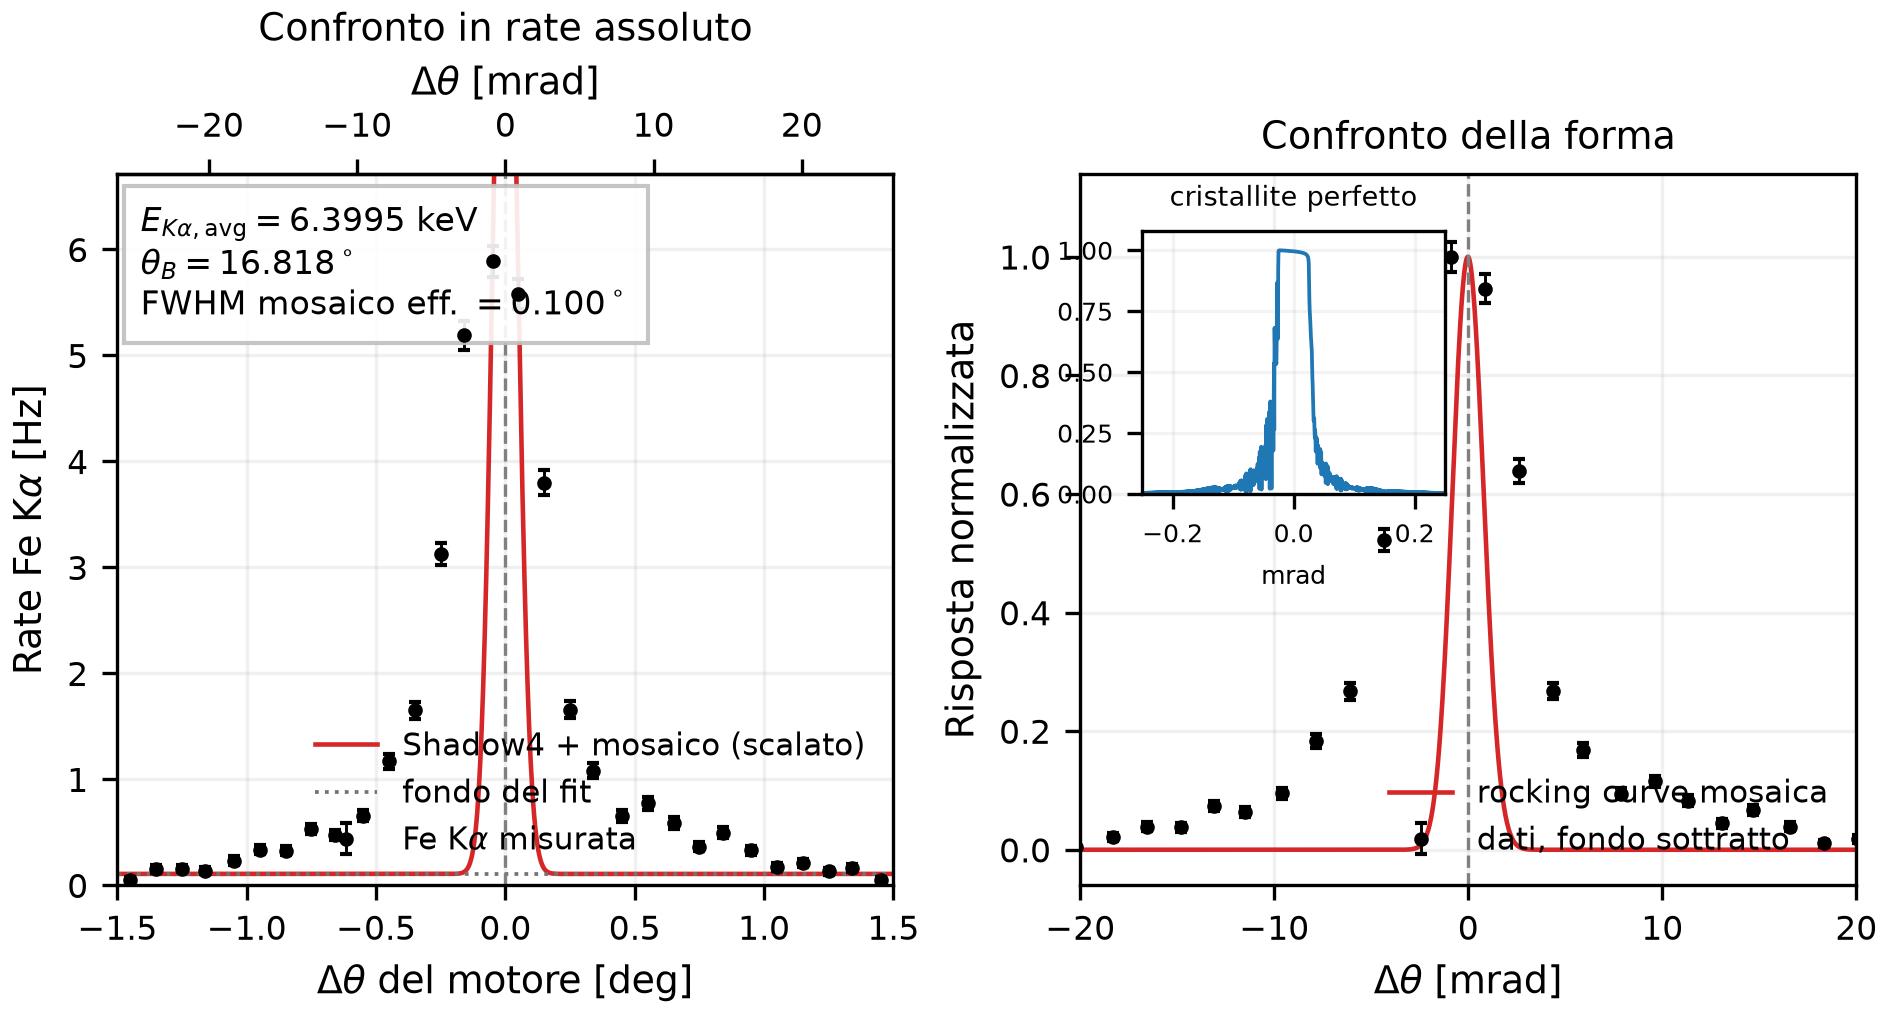

Recreate this plot in Python.
#!/usr/bin/env python3
"""Compare the measured Fe K-alpha rate with an HAPG(002) rocking curve.

Shadow4 0.1.88 calculates the dynamical diffraction of a perfect crystallite
through CrystalPy, but it does not yet implement ``S4MosaicCrystal``.  The
rocking curve used here is therefore the unpolarized Shadow4 response of a
perfect graphite (002) crystallite convolved with a Gaussian distribution of
crystallite orientations.  The Gaussian FWHM is fitted to the angular scan
unless ``--mosaic-fwhm-deg`` is specified.

Shadow4 returns reflectivity, not an absolute detector rate.  A scale and a
constant background are consequently fitted when comparing it with the data.
"""

from __future__ import annotations

import argparse
import importlib.metadata
import re
import sqlite3
from dataclasses import dataclass
from pathlib import Path

import matplotlib.pyplot as plt
import numpy as np
from scipy.optimize import curve_fit, lsq_linear


HERE = Path(__file__).resolve().parent
DATABASE = HERE / "HAPGrot_Scan.db"

# Acquisition and event-selection settings used in 01_GP_Fit_HAPGrot.ipynb.
FRAME_DURATION_S = 2.0
NOMINAL_FRAMES = 150
MAX_HITS_PER_FRAME = 40
SPECTRUM_REBIN = 2

# Fe K-alpha line energies and approximate statistical weights.  The weighted
# average is the conventional unresolved Fe K-alpha energy.
FE_KA1_EV = 6403.84
FE_KA2_EV = 6390.84
FE_KA_WEIGHTS = np.asarray((2.0 / 3.0, 1.0 / 3.0))
FE_KA_AVG_EV = float(
    np.dot(FE_KA_WEIGHTS, np.asarray((FE_KA1_EV, FE_KA2_EV)))
)

FWHM_FROM_SIGMA = 2.0 * np.sqrt(2.0 * np.log(2.0))
MM_PER_INCH = 25.4
FIGSIZE = (160.0 / MM_PER_INCH, 86.0 / MM_PER_INCH)


@dataclass(frozen=True)
class MeasuredScan:
    motor_angles_deg: np.ndarray
    rates_hz: np.ndarray
    errors_hz: np.ndarray
    line_center_channel: float
    line_sigma_channel: float


@dataclass(frozen=True)
class ShadowCurve:
    deviations_rad: np.ndarray
    doublet_reflectivity: np.ndarray
    average_energy_reflectivity: np.ndarray
    d_spacing_angstrom: float
    bragg_angle_deg: float
    corrected_bragg_angle_deg: float
    perfect_fwhm_mrad: float
    shadow4_version: str


@dataclass(frozen=True)
class ComparisonFit:
    background_hz: float
    scale_hz_per_reflectivity: float
    motor_center_deg: float
    mosaic_fwhm_deg: float
    parameter_errors: np.ndarray
    reduced_chi_squared: float
    fitted_mosaicity: bool


def angle_from_table_name(table_name: str) -> float:
    """Return the motor angle encoded in an SQLite table name."""
    match = re.search(r"HAPGrot(\d+)", table_name)
    if match is None:
        raise ValueError(f"Cannot extract HAPG angle from {table_name!r}")
    return int(match.group(1)) / 100.0


def gaussian_area_model(
    channels: np.ndarray,
    c0: float,
    c1: float,
    c2: float,
    area: float,
    center: float,
    sigma: float,
) -> np.ndarray:
    """Quadratic continuum plus a Gaussian whose parameter is its area."""
    gaussian = np.exp(-0.5 * ((channels - center) / sigma) ** 2)
    gaussian /= sigma * np.sqrt(2.0 * np.pi)
    return c0 + c1 * channels + c2 * channels**2 + area * gaussian


def load_rebinned_spectra() -> list[tuple[float, np.ndarray]]:
    """Load accepted frames and return one rebinned spectrum per motor angle."""
    if not DATABASE.is_file():
        raise FileNotFoundError(DATABASE)

    spectra: list[tuple[float, np.ndarray]] = []
    with sqlite3.connect(DATABASE) as connection:
        tables = connection.execute(
            "SELECT name FROM sqlite_master WHERE type = 'table'"
        ).fetchall()
        for (table_name,) in tables:
            if "HAPGrot" not in table_name:
                continue
            quoted_name = table_name.replace('"', '""')
            rows = connection.execute(
                f'SELECT counts FROM "{quoted_name}"'
            ).fetchall()
            frames = np.asarray(
                [np.frombuffer(row[0], dtype=np.uint8) for row in rows]
            )
            accepted = frames[frames.sum(axis=1) < MAX_HITS_PER_FRAME]
            counts = accepted.sum(axis=0, dtype=np.int64)
            if counts.size % SPECTRUM_REBIN:
                raise ValueError(
                    f"Spectrum length {counts.size} is not divisible by "
                    f"{SPECTRUM_REBIN}"
                )
            rebinned = counts.reshape(-1, SPECTRUM_REBIN).sum(axis=1)
            spectra.append((angle_from_table_name(table_name), rebinned))

    if not spectra:
        raise RuntimeError(f"No HAPG angular scan found in {DATABASE}")
    spectra.sort(key=lambda item: item[0])
    return spectra


def determine_fe_line_shape(
    channels: np.ndarray, spectra: list[tuple[float, np.ndarray]]
) -> tuple[float, float]:
    """Fit the line position and width in the spectrum with the most counts."""
    counts = max(spectra, key=lambda item: item[1].sum())[1]
    valid = counts > 0
    parameters, _ = curve_fit(
        gaussian_area_model,
        channels[valid],
        counts[valid],
        p0=(1.0, 0.0, 0.0, 4000.0, 280.0, 12.0),
        sigma=np.sqrt(counts[valid]),
        absolute_sigma=True,
        bounds=(
            (-np.inf, -np.inf, -np.inf, 0.0, 260.0, 5.0),
            (np.inf, np.inf, np.inf, np.inf, 300.0, 25.0),
        ),
        maxfev=50_000,
    )
    return float(parameters[4]), float(parameters[5])


def load_fe_ka_scan() -> MeasuredScan:
    """Extract the Fe K-alpha Gaussian area, in Hz, from every spectrum."""
    spectra = load_rebinned_spectra()
    channels = np.arange(
        SPECTRUM_REBIN / 2.0,
        spectra[0][1].size * SPECTRUM_REBIN,
        SPECTRUM_REBIN,
    )
    center, sigma = determine_fe_line_shape(channels, spectra)

    # Fixing the line shape makes low-signal fits stable.  Scaling the channel
    # coordinate also keeps the normal matrix well conditioned.
    reduced_channel = (channels - center) / 100.0
    line_shape = (
        SPECTRUM_REBIN
        * np.exp(-0.5 * ((channels - center) / sigma) ** 2)
        / (sigma * np.sqrt(2.0 * np.pi))
    )
    acquisition_time = FRAME_DURATION_S * NOMINAL_FRAMES

    results = []
    for angle, counts in spectra:
        valid = counts > 0
        weights = 1.0 / np.sqrt(counts[valid])
        design = np.column_stack(
            (
                np.ones(valid.sum()),
                reduced_channel[valid],
                reduced_channel[valid] ** 2,
                line_shape[valid],
            )
        )
        weighted_design = design * weights[:, np.newaxis]
        weighted_counts = counts[valid] * weights

        fit = lsq_linear(
            weighted_design,
            weighted_counts,
            bounds=(
                (-np.inf, -np.inf, -np.inf, 0.0),
                (np.inf, np.inf, np.inf, np.inf),
            ),
        )
        covariance = np.linalg.inv(weighted_design.T @ weighted_design)
        area_counts = fit.x[3]
        area_error = np.sqrt(covariance[3, 3])
        results.append(
            (angle, area_counts / acquisition_time, area_error / acquisition_time)
        )

    angles, rates, errors = (
        np.asarray(values, dtype=float) for values in zip(*results)
    )
    return MeasuredScan(angles, rates, errors, center, sigma)


def contiguous_fwhm(x: np.ndarray, y: np.ndarray) -> float:
    """Calculate the FWHM of the connected peak containing the maximum."""
    peak_index = int(np.nanargmax(y))
    half_maximum = 0.5 * y[peak_index]

    left_below = np.flatnonzero(y[:peak_index] < half_maximum)
    right_below = np.flatnonzero(y[peak_index + 1 :] < half_maximum)
    if not left_below.size or not right_below.size:
        raise ValueError("Curve does not contain both half-maximum crossings")

    left_low = int(left_below[-1])
    left = np.interp(
        half_maximum,
        y[left_low : left_low + 2],
        x[left_low : left_low + 2],
    )

    right_high = peak_index + 1 + int(right_below[0])
    right_pair_y = y[right_high - 1 : right_high + 1][::-1]
    right_pair_x = x[right_high - 1 : right_high + 1][::-1]
    right = np.interp(half_maximum, right_pair_y, right_pair_x)
    return float(right - left)


def calculate_shadow4_curve(thickness_um: float) -> ShadowCurve:
    """Calculate perfect HAPG(002) responses using the Shadow4 crystal class."""
    try:
        from crystalpy.diffraction.Diffraction import Diffraction
        from crystalpy.util.Photon import Photon
        from shadow4.beamline.optical_elements.crystals.s4_plane_crystal import (
            S4PlaneCrystal,
            S4PlaneCrystalElement,
        )
    except ImportError as error:
        raise RuntimeError(
            "Shadow4 is required. Run: conda activate shadow4"
        ) from error

    optical_element = S4PlaneCrystal(
        name="HAPG (002) crystallite",
        material="Graphite",
        miller_index_h=0,
        miller_index_k=0,
        miller_index_l=2,
        thickness=thickness_um * 1e-6,
        is_thick=0,
        f_central=True,
        f_phot_cent=0,
        phot_cent=FE_KA_AVG_EV,
        material_constants_library_flag=0,
    )
    beamline_element = S4PlaneCrystalElement(optical_element=optical_element)
    beamline_element.set_crystalpy_diffraction_setup()
    setup = beamline_element._crystalpy_diffraction_setup

    bragg_angle = float(setup.angleBragg(FE_KA_AVG_EV))
    corrected_bragg_angle = float(setup.angleBraggCorrected(FE_KA_AVG_EV))

    # This interval covers both doublet components and all dynamical-diffraction
    # structure.  Only points close to each line's Bragg angle are evaluated,
    # avoiding unnecessary far-off-Bragg exponentials.
    step = 0.5e-6
    deviations = np.arange(-1.5e-3, 1.8001e-3, step)

    def perfect_response(energy_ev: float) -> np.ndarray:
        absolute_angles = corrected_bragg_angle + deviations
        line_deviations = absolute_angles - float(
            setup.angleBraggCorrected(energy_ev)
        )
        evaluated = np.abs(line_deviations) <= 600e-6
        energies = np.full(evaluated.sum(), energy_ev)
        photon = Photon(
            energy_in_ev=energies,
            direction_vector=setup.vectorIncomingPhotonDirection(
                energies,
                line_deviations[evaluated],
                angle_center_flag=1,
            ),
        )
        amplitudes = Diffraction.calculateDiffractedComplexAmplitudes(
            setup,
            photon,
            is_thick=0,
            calculation_strategy_flag=1,
        )
        reflectivity = np.zeros_like(deviations)
        # Average sigma and pi reflectivities for an unpolarized source.
        reflectivity[evaluated] = 0.5 * (
            np.abs(amplitudes["S"]) ** 2 + np.abs(amplitudes["P"]) ** 2
        )
        reflectivity[~np.isfinite(reflectivity)] = 0.0
        return reflectivity

    ka1 = perfect_response(FE_KA1_EV)
    ka2 = perfect_response(FE_KA2_EV)
    average_energy = perfect_response(FE_KA_AVG_EV)
    doublet = FE_KA_WEIGHTS[0] * ka1 + FE_KA_WEIGHTS[1] * ka2
    perfect_fwhm = contiguous_fwhm(deviations, average_energy) * 1e3

    return ShadowCurve(
        deviations_rad=deviations,
        doublet_reflectivity=doublet,
        average_energy_reflectivity=average_energy,
        d_spacing_angstrom=float(setup.dSpacing()),
        bragg_angle_deg=float(np.degrees(bragg_angle)),
        corrected_bragg_angle_deg=float(np.degrees(corrected_bragg_angle)),
        perfect_fwhm_mrad=perfect_fwhm,
        shadow4_version=importlib.metadata.version("shadow4"),
    )


def mosaic_reflectivity(
    query_rad: np.ndarray | float,
    mosaic_fwhm_deg: float,
    shadow: ShadowCurve,
) -> np.ndarray:
    """Convolve the perfect-crystallite curve with a Gaussian mosaic spread."""
    query = np.atleast_1d(np.asarray(query_rad, dtype=float))
    sigma = np.radians(mosaic_fwhm_deg) / FWHM_FROM_SIGMA
    output = np.empty_like(query)

    # Chunking bounds temporary memory when producing the dense plotting grid.
    for start in range(0, query.size, 256):
        stop = min(start + 256, query.size)
        difference = (
            query[start:stop, np.newaxis]
            - shadow.deviations_rad[np.newaxis, :]
        )
        distribution = np.exp(-0.5 * (difference / sigma) ** 2)
        distribution /= np.sqrt(2.0 * np.pi) * sigma
        output[start:stop] = np.trapezoid(
            shadow.doublet_reflectivity[np.newaxis, :] * distribution,
            shadow.deviations_rad,
            axis=1,
        )
    return output


def fit_comparison(
    measured: MeasuredScan,
    shadow: ShadowCurve,
    fixed_mosaic_fwhm_deg: float | None,
) -> ComparisonFit:
    """Fit background, scale, center, and optionally mosaic FWHM."""
    outer = np.abs(measured.motor_angles_deg - 72.2) > 1.0
    background_guess = max(0.0, float(np.median(measured.rates_hz[outer])))
    center_guess = float(
        measured.motor_angles_deg[np.argmax(measured.rates_hz)]
    )
    mosaic_guess = (
        fixed_mosaic_fwhm_deg
        if fixed_mosaic_fwhm_deg is not None
        else 0.4
    )
    reflectivity_guess = mosaic_reflectivity(0.0, mosaic_guess, shadow)[0]
    scale_guess = (
        measured.rates_hz.max() - background_guess
    ) / reflectivity_guess

    if fixed_mosaic_fwhm_deg is None:

        def model(
            motor_angle: np.ndarray,
            background: float,
            scale: float,
            center: float,
            mosaic_fwhm: float,
        ) -> np.ndarray:
            deviations = np.radians(motor_angle - center)
            return background + scale * mosaic_reflectivity(
                deviations, mosaic_fwhm, shadow
            )

        parameters, covariance = curve_fit(
            model,
            measured.motor_angles_deg,
            measured.rates_hz,
            p0=(background_guess, scale_guess, center_guess, mosaic_guess),
            sigma=measured.errors_hz,
            absolute_sigma=True,
            bounds=(
                (0.0, 0.0, center_guess - 0.8, 0.05),
                (1.0, 1e6, center_guess + 0.8, 1.5),
            ),
            maxfev=2000,
        )
        background, scale, center, mosaic_fwhm = parameters
        model_values = model(measured.motor_angles_deg, *parameters)
        degrees_of_freedom = measured.rates_hz.size - 4
        parameter_errors = np.sqrt(np.diag(covariance))
        fitted_mosaicity = True
    else:

        def model_fixed(
            motor_angle: np.ndarray,
            background: float,
            scale: float,
            center: float,
        ) -> np.ndarray:
            deviations = np.radians(motor_angle - center)
            return background + scale * mosaic_reflectivity(
                deviations, fixed_mosaic_fwhm_deg, shadow
            )

        parameters, covariance = curve_fit(
            model_fixed,
            measured.motor_angles_deg,
            measured.rates_hz,
            p0=(background_guess, scale_guess, center_guess),
            sigma=measured.errors_hz,
            absolute_sigma=True,
            bounds=(
                (0.0, 0.0, center_guess - 0.8),
                (1.0, 1e6, center_guess + 0.8),
            ),
            maxfev=2000,
        )
        background, scale, center = parameters
        mosaic_fwhm = fixed_mosaic_fwhm_deg
        model_values = model_fixed(measured.motor_angles_deg, *parameters)
        degrees_of_freedom = measured.rates_hz.size - 3
        fit_errors = np.sqrt(np.diag(covariance))
        parameter_errors = np.asarray(
            (fit_errors[0], fit_errors[1], fit_errors[2], np.nan)
        )
        fitted_mosaicity = False

    chi_squared = np.sum(
        ((measured.rates_hz - model_values) / measured.errors_hz) ** 2
    )
    return ComparisonFit(
        background_hz=float(background),
        scale_hz_per_reflectivity=float(scale),
        motor_center_deg=float(center),
        mosaic_fwhm_deg=float(mosaic_fwhm),
        parameter_errors=parameter_errors,
        reduced_chi_squared=float(chi_squared / degrees_of_freedom),
        fitted_mosaicity=fitted_mosaicity,
    )


def model_curve_hz(
    relative_angles_deg: np.ndarray,
    fit: ComparisonFit,
    shadow: ShadowCurve,
) -> np.ndarray:
    """Evaluate the fitted, absolutely scaled comparison curve."""
    return fit.background_hz + fit.scale_hz_per_reflectivity * mosaic_reflectivity(
        np.radians(relative_angles_deg), fit.mosaic_fwhm_deg, shadow
    )


def make_figure(
    measured: MeasuredScan,
    shadow: ShadowCurve,
    fit: ComparisonFit,
) -> plt.Figure:
    """Create absolute-rate and normalized-shape comparison panels."""
    plt.style.use("default")
    plt.rcParams.update(
        {
            "font.size": 8,
            "axes.labelsize": 9,
            "axes.titlesize": 9,
            "xtick.labelsize": 8,
            "ytick.labelsize": 8,
            "legend.fontsize": 7.5,
            "lines.linewidth": 1.1,
            "axes.linewidth": 0.8,
            "pdf.fonttype": 42,
            "ps.fonttype": 42,
        }
    )

    relative_deg = measured.motor_angles_deg - fit.motor_center_deg
    plot_deg = np.linspace(-1.5, 1.5, 1501)
    model_hz = model_curve_hz(plot_deg, fit, shadow)
    model_signal = model_hz - fit.background_hz
    normalized_model = model_signal / model_signal.max()

    measured_signal = measured.rates_hz - fit.background_hz
    measured_peak = measured_signal.max()

    fig, (ax_rate, ax_shape) = plt.subplots(
        1, 2, figsize=FIGSIZE, dpi=300, constrained_layout=True
    )

    ax_rate.errorbar(
        relative_deg,
        measured.rates_hz,
        yerr=measured.errors_hz,
        fmt="o",
        color="black",
        markersize=2.5,
        elinewidth=0.7,
        capsize=1.5,
        label=r"Fe K$\alpha$ misurata",
        zorder=3,
    )
    ax_rate.plot(
        plot_deg,
        model_hz,
        color="#d62728",
        label="Shadow4 + mosaico (scalato)",
        zorder=2,
    )
    ax_rate.axhline(
        fit.background_hz,
        color="0.45",
        linestyle=":",
        linewidth=0.9,
        label="fondo del fit",
    )
    ax_rate.axvline(0.0, color="0.5", linestyle="--", linewidth=0.8)
    ax_rate.set(
        xlim=(-1.5, 1.5),
        ylim=(0.0, 1.14 * measured.rates_hz.max()),
        xlabel=r"$\Delta\theta$ del motore [deg]",
        ylabel=r"Rate Fe K$\alpha$ [Hz]",
        title="Confronto in rate assoluto",
    )
    ax_rate.legend(loc="lower right", frameon=False)
    ax_rate.grid(alpha=0.18)
    secondary = ax_rate.secondary_xaxis(
        "top",
        functions=(
            lambda degrees: np.radians(degrees) * 1e3,
            lambda mrad: np.degrees(mrad * 1e-3),
        ),
    )
    secondary.set_xlabel(r"$\Delta\theta$ [mrad]")

    annotation = (
        rf"$E_{{K\alpha,\mathrm{{avg}}}}={FE_KA_AVG_EV / 1000.0:.4f}$ keV"
        "\n"
        rf"$\theta_B={shadow.bragg_angle_deg:.3f}^\circ$"
        "\n"
        rf"FWHM mosaico eff. $={fit.mosaic_fwhm_deg:.3f}^\circ$"
    )
    ax_rate.text(
        0.03,
        0.96,
        annotation,
        transform=ax_rate.transAxes,
        va="top",
        bbox={"facecolor": "white", "edgecolor": "0.75", "alpha": 0.9},
    )

    relative_mrad = np.radians(relative_deg) * 1e3
    plot_mrad = np.radians(plot_deg) * 1e3
    ax_shape.errorbar(
        relative_mrad,
        measured_signal / measured_peak,
        yerr=measured.errors_hz / measured_peak,
        fmt="o",
        color="black",
        markersize=2.5,
        elinewidth=0.7,
        capsize=1.5,
        label="dati, fondo sottratto",
        zorder=3,
    )
    ax_shape.plot(
        plot_mrad,
        normalized_model,
        color="#d62728",
        label="rocking curve mosaica",
        zorder=2,
    )
    ax_shape.axvline(0.0, color="0.5", linestyle="--", linewidth=0.8)
    ax_shape.set(
        xlim=(-20.0, 20.0),
        ylim=(-0.06, 1.14),
        xlabel=r"$\Delta\theta$ [mrad]",
        ylabel="Risposta normalizzata",
        title="Confronto della forma",
    )
    ax_shape.legend(loc="lower right", frameon=False)
    ax_shape.grid(alpha=0.18)

    inset = ax_shape.inset_axes((0.08, 0.55, 0.39, 0.37))
    perfect = shadow.average_energy_reflectivity
    inset.plot(
        shadow.deviations_rad * 1e3,
        perfect / perfect.max(),
        color="#1f77b4",
        linewidth=0.9,
    )
    inset.set(
        xlim=(-0.25, 0.25),
        ylim=(0.0, 1.08),
        xlabel="mrad",
        title="cristallite perfetto",
    )
    inset.tick_params(labelsize=6)
    inset.xaxis.label.set_size(6)
    inset.yaxis.label.set_size(6)
    inset.title.set_size(6.5)
    inset.grid(alpha=0.15)

    return fig


def build_report(
    measured: MeasuredScan,
    shadow: ShadowCurve,
    fit: ComparisonFit,
) -> str:
    """Return a concise, self-contained interpretation in Italian."""
    plot_deg = np.linspace(-1.5, 1.5, 3001)
    rocking = mosaic_reflectivity(
        np.radians(plot_deg), fit.mosaic_fwhm_deg, shadow
    )
    rocking_fwhm_deg = contiguous_fwhm(plot_deg, rocking)
    mosaic_error = fit.parameter_errors[3]
    mosaic_text = f"{fit.mosaic_fwhm_deg:.4f} deg"
    if fit.fitted_mosaicity:
        mosaic_text += f" +/- {mosaic_error:.4f} deg"
    else:
        mosaic_text += " (fissata)"

    interpretation = (
        "Il profilo misurato e' dominato dalla distribuzione mosaica: la "
        "larghezza del singolo cristallite calcolata da Shadow4 e' molto "
        "minore della larghezza osservata. "
    )
    if fit.reduced_chi_squared > 2.0:
        interpretation += (
            "Il chi-quadro ridotto elevato segnala code/asimmetrie non "
            "descritte dal semplice mosaico gaussiano; la FWHM ottenuta va "
            "quindi letta come mosaicita' efficace, comprendente anche "
            "divergenza, accettanza geometrica e sistema di rotazione. "
        )
    interpretation += (
        "La normalizzazione in Hz e' adattata ai dati: senza flusso incidente, "
        "geometria completa ed efficienza del rivelatore Shadow4 non predice "
        "il rate assoluto."
    )

    return "\n".join(
        (
            "=== Confronto Fe Kalpha - HAPG(002) ===",
            f"Shadow4: {shadow.shadow4_version}",
            f"Fe Kalpha avg (pesi 2:1): {FE_KA_AVG_EV:.3f} eV",
            f"d(002), database xraylib: {shadow.d_spacing_angstrom:.6f} A",
            f"Angolo di Bragg cinematico: {shadow.bragg_angle_deg:.6f} deg",
            (
                "Angolo corretto dinamicamente: "
                f"{shadow.corrected_bragg_angle_deg:.6f} deg"
            ),
            (
                "Centro del picco sul motore: "
                f"{fit.motor_center_deg:.5f} +/- "
                f"{fit.parameter_errors[2]:.5f} deg"
            ),
            (
                "Rate Fe Kalpha massimo (fit spettrale): "
                f"{measured.rates_hz.max():.3f} Hz"
            ),
            f"Fondo del confronto: {fit.background_hz:.4f} Hz",
            f"FWHM della distribuzione mosaica: {mosaic_text}",
            f"FWHM della rocking curve completa: {rocking_fwhm_deg:.4f} deg",
            (
                "FWHM Shadow4 del cristallite perfetto a E_avg: "
                f"{shadow.perfect_fwhm_mrad:.4f} mrad"
            ),
            f"chi2/ndf: {fit.reduced_chi_squared:.2f}",
            "",
            "Commento:",
            interpretation,
        )
    )


def parse_args() -> argparse.Namespace:
    parser = argparse.ArgumentParser(
        description=(
            "Compare the measured Fe K-alpha rate with a Shadow4-based "
            "mosaic HAPG(002) rocking curve."
        )
    )
    parser.add_argument(
        "--mosaic-fwhm-deg",
        type=float,
        default=None,
        help=(
            "fix the Gaussian mosaic FWHM in degrees; by default it is fitted"
        ),
    )
    parser.add_argument(
        "--crystal-thickness-um",
        type=float,
        default=100.0,
        help="perfect-crystallite thickness passed to Shadow4 (default: 100)",
    )
    parser.add_argument(
        "--output",
        type=Path,
        default=HERE / "s2_compare",
        help="output basename without extension (default: s2_compare)",
    )
    parser.add_argument(
        "--show",
        action="store_true",
        help="show the figure interactively after saving it",
    )
    args = parser.parse_args()
    if args.mosaic_fwhm_deg is not None and args.mosaic_fwhm_deg <= 0:
        parser.error("--mosaic-fwhm-deg must be positive")
    if args.crystal_thickness_um <= 0:
        parser.error("--crystal-thickness-um must be positive")
    return args


def main() -> None:
    args = parse_args()
    measured = load_fe_ka_scan()
    shadow = calculate_shadow4_curve(args.crystal_thickness_um)
    fit = fit_comparison(measured, shadow, args.mosaic_fwhm_deg)
    figure = make_figure(measured, shadow, fit)

    args.output.parent.mkdir(parents=True, exist_ok=True)
    for suffix in ("png", "pdf"):
        figure.savefig(args.output.with_suffix(f".{suffix}"), dpi=300)
    report = build_report(measured, shadow, fit)
    args.output.with_name(f"{args.output.name}_report.txt").write_text(
        report + "\n", encoding="utf-8"
    )
    print(report)

    if args.show:
        plt.show()
    plt.close(figure)


if __name__ == "__main__":
    main()
